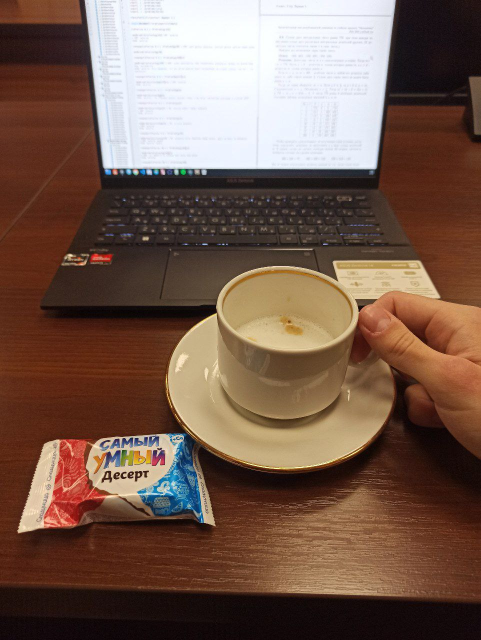
#> input picture app/photo_2025-03-30_16-28-23.jpg, 961 x 1280 px, given as the content of the folder input, which was not available (shown at 1/2 size)
$ python make_magazine_pack.py
#> lines starting #> are read from the running program, lines starting #| are printed output that depends on the picture; pictures that were not available may be replaced by others from this repository, and a replacement may not be noted
#> in process_images, source_image is the input picture: PIL image 961x1280 RGB; mean R, G, B 117.7, 91.8, 78.2
#!/usr/bin/env python3
from __future__ import annotations

import argparse
from pathlib import Path

from PIL import Image, ImageEnhance, ImageFilter, ImageOps


SUPPORTED_EXTENSIONS = {".jpg", ".jpeg", ".png", ".webp", ".tif", ".tiff"}


def discover_images(input_dir: Path) -> list[Path]:
    return sorted(
        path
        for path in input_dir.iterdir()
        if path.is_file() and path.suffix.lower() in SUPPORTED_EXTENSIONS
    )


def ensure_rgb(image: Image.Image) -> Image.Image:
    if image.mode == "RGB":
        return image
    if image.mode in {"RGBA", "LA"}:
        background = Image.new("RGB", image.size, (255, 255, 255))
        background.paste(image, mask=image.getchannel("A"))
        return background
    return image.convert("RGB")


def magazine_grade(image: Image.Image) -> Image.Image:
    image = ensure_rgb(image)

    # Gentle global treatment only: no retouching, no object changes.
    image = ImageOps.exif_transpose(image)
    image = ImageOps.autocontrast(image, cutoff=0.4)
    image = ImageEnhance.Color(image).enhance(1.03)
    image = ImageEnhance.Contrast(image).enhance(1.05)
    image = ImageEnhance.Brightness(image).enhance(1.02)
    image = ImageEnhance.Sharpness(image).enhance(1.06)

    # A tiny amount of clarity helps interiors read better in print.
    return image.filter(ImageFilter.UnsharpMask(radius=1.3, percent=50, threshold=3))


def fit_inside(size: tuple[int, int], frame: tuple[int, int]) -> tuple[int, int]:
    width, height = size
    max_width, max_height = frame
    scale = min(max_width / width, max_height / height)
    return max(1, int(width * scale)), max(1, int(height * scale))


def make_pdf_page(image: Image.Image, title: str) -> Image.Image:
#> called with title = 'photo_2025-03-30_16-28-23'
    portrait = image.height >= image.width
#> portrait = True
    page_size = (2480, 3508) if portrait else (3508, 2480)  # A4 at 300 DPI
#> page_size = (2480, 3508)
    margin = 180
    shadow_offset = 18

    page = Image.new("RGB", page_size, "#f5f1ea")
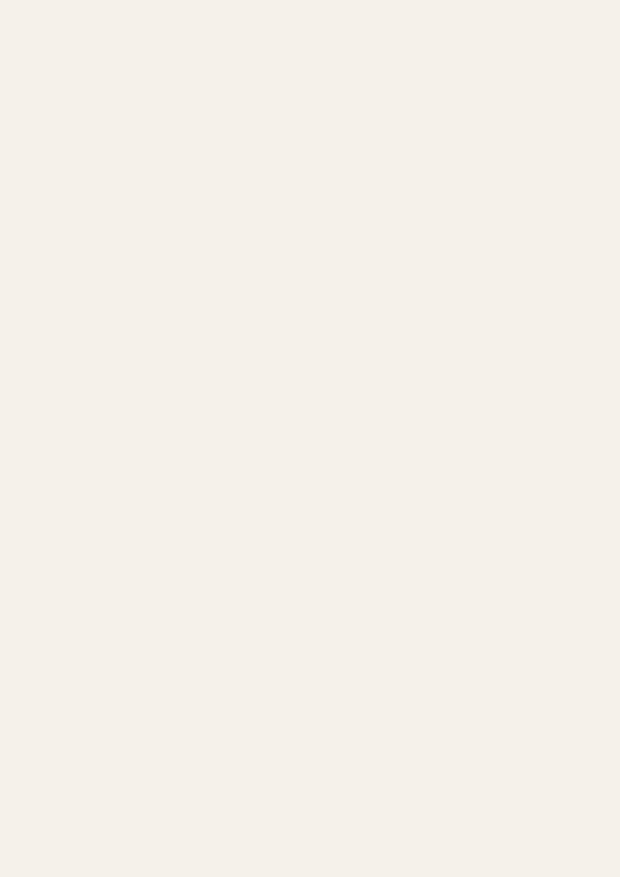
#> page: PIL image 2480x3508 RGB (shown at 1/4 size); mean R, G, B 245, 241, 234
    frame_size = (page_size[0] - margin * 2, page_size[1] - margin * 2)
#> frame_size = (2120, 3148)
    fitted_size = fit_inside(image.size, frame_size)
#> fitted_size = (2120, 2823)
    fitted = image.resize(fitted_size, Image.Resampling.LANCZOS)

    x = (page_size[0] - fitted.width) // 2
#> x = 180
    y = (page_size[1] - fitted.height) // 2
#> y = 342

    shadow = Image.new("RGBA", (fitted.width + shadow_offset * 2, fitted.height + shadow_offset * 2), (0, 0, 0, 0))
#> shadow: PIL image 2156x2859 RGBA; every value is 0
    shadow_box = Image.new("RGBA", (fitted.width, fitted.height), (0, 0, 0, 70))
    shadow.paste(shadow_box, (shadow_offset, shadow_offset))
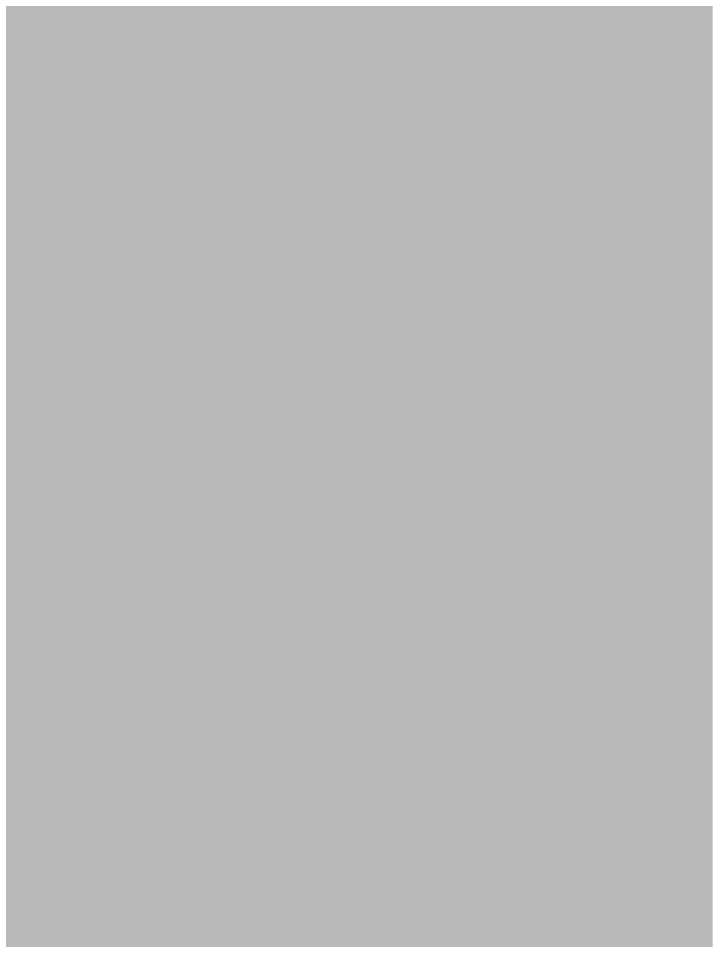
#> shadow: PIL image 2156x2859 RGBA (shown at 1/3 size); mean R, G, B, A 0, 0, 0, 68; transparent parts drawn white
    shadow = shadow.filter(ImageFilter.GaussianBlur(20))
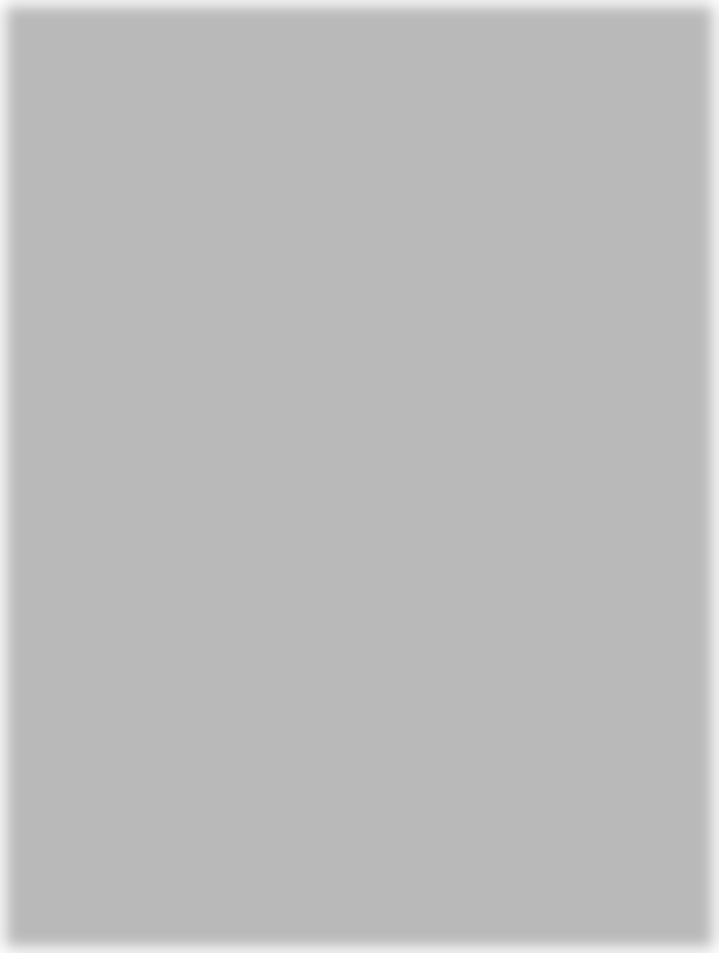
#> shadow: PIL image 2156x2859 RGBA (shown at 1/3 size); mean R, G, B, A 0, 0, 0, 67.8; transparent parts drawn white

    page_rgba = page.convert("RGBA")
    page_rgba.alpha_composite(shadow, (x - shadow_offset, y - shadow_offset))
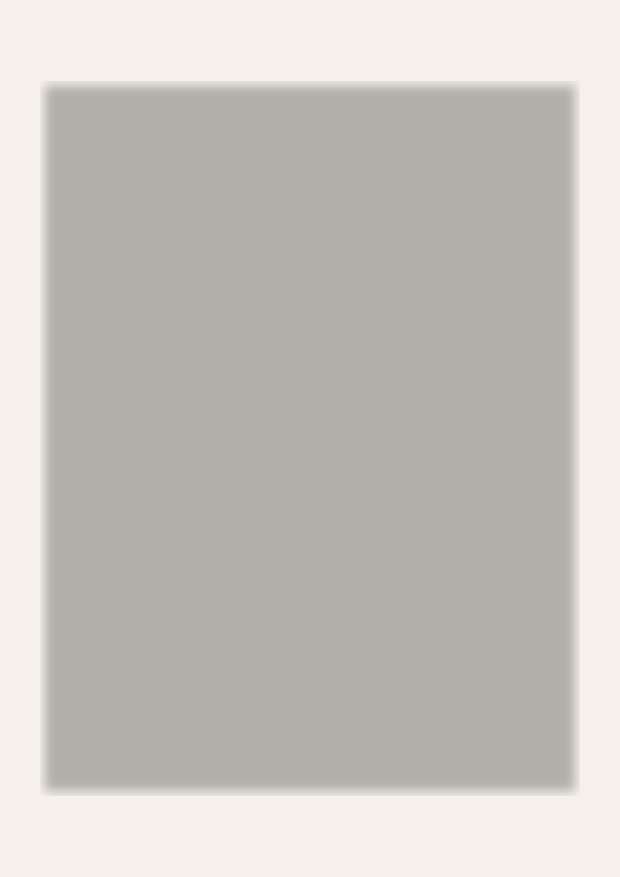
#> page_rgba: PIL image 2480x3508 RGBA (shown at 1/4 size); mean R, G, B, A 199, 195.7, 190.1, 255

    white_border = ImageOps.expand(fitted, border=18, fill="white")
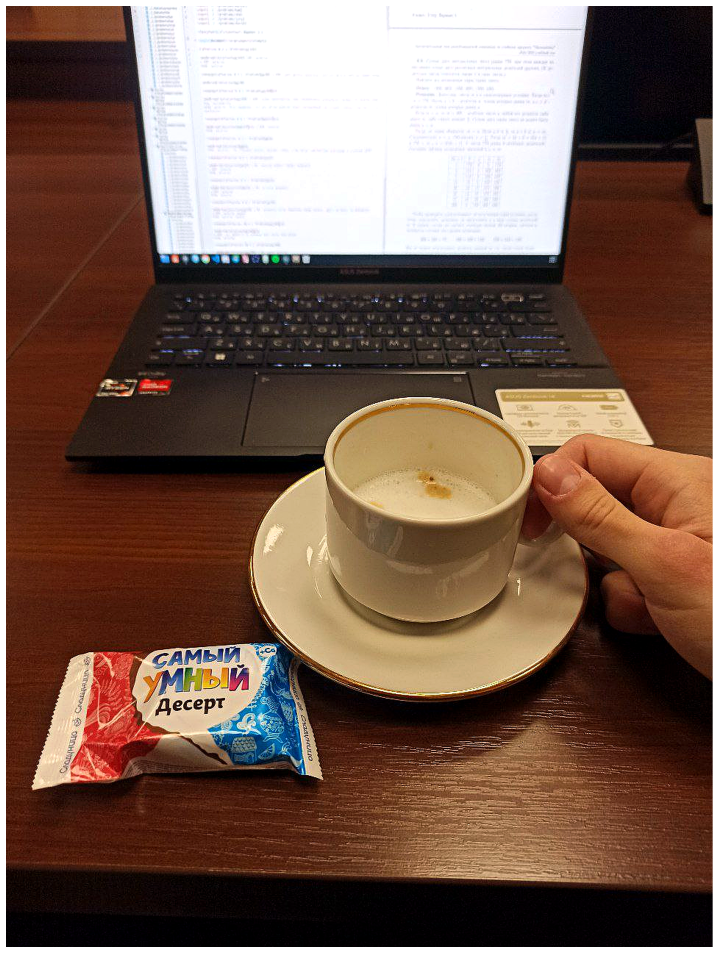
#> white_border: PIL image 2156x2859 RGB (shown at 1/3 size); mean R, G, B 118.7, 92.7, 79.2
    page_rgb = page_rgba.convert("RGB")
    page_rgb.paste(white_border, (x - 18, y - 18))
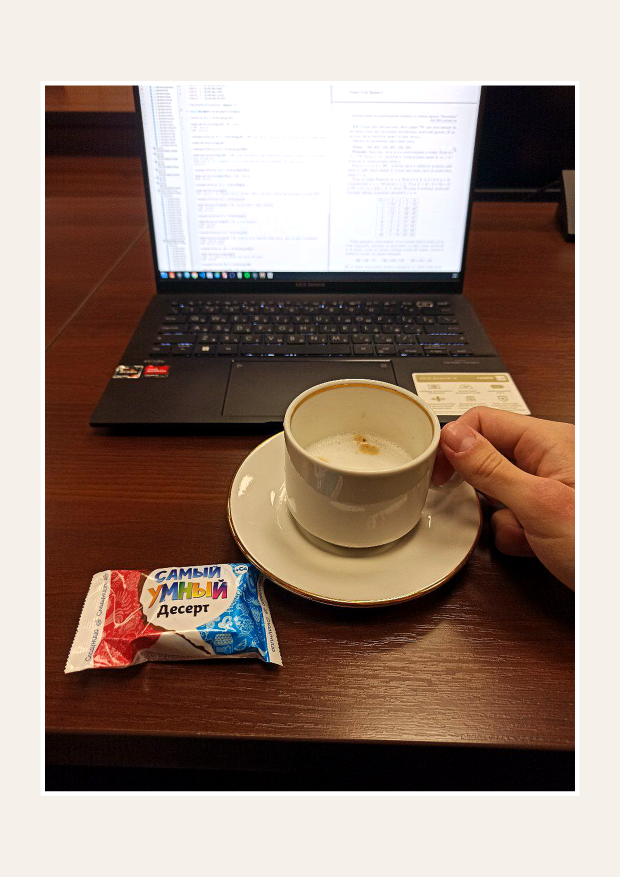
#> page_rgb: PIL image 2480x3508 RGB (shown at 1/4 size); mean R, G, B 155.5, 135.9, 124.3
    return page_rgb


def process_images(input_dir: Path, output_dir: Path, pdf_name: str) -> tuple[list[Path], Path]:
    images = discover_images(input_dir)
    if not images:
        raise FileNotFoundError(
            f"No images found in {input_dir}. Put JPG/PNG/WebP/TIFF files there and run again."
        )

    processed_dir = output_dir / "processed"
    processed_dir.mkdir(parents=True, exist_ok=True)

    processed_paths: list[Path] = []
    pdf_pages: list[Image.Image] = []

    for source_path in images:
        with Image.open(source_path) as source_image:
            graded = magazine_grade(source_image)

            output_path = processed_dir / f"{source_path.stem}_magazine.jpg"
            graded.save(output_path, "JPEG", quality=95, subsampling=0, optimize=True)
            processed_paths.append(output_path)

            pdf_pages.append(make_pdf_page(graded, source_path.stem))

    pdf_path = output_dir / pdf_name
    pdf_pages[0].save(
        pdf_path,
        "PDF",
        save_all=True,
        append_images=pdf_pages[1:],
        resolution=300.0,
    )
    return processed_paths, pdf_path


def build_parser() -> argparse.ArgumentParser:
    parser = argparse.ArgumentParser(
        description="Applies gentle magazine-style grading to interior photos and packs them into a PDF."
    )
    parser.add_argument(
        "--input-dir",
        default="input",
        type=Path,
        help="Folder with source images.",
    )
    parser.add_argument(
        "--output-dir",
        default="output",
        type=Path,
        help="Folder for processed images and the final PDF.",
    )
    parser.add_argument(
        "--pdf-name",
        default="interior_magazine_portfolio.pdf",
        help="Name of the final PDF file.",
    )
    return parser


def main() -> int:
    parser = build_parser()
    args = parser.parse_args()

    try:
        processed_paths, pdf_path = process_images(args.input_dir, args.output_dir, args.pdf_name)
    except FileNotFoundError as exc:
        parser.error(str(exc))
        return 2

    print(f"Processed {len(processed_paths)} image(s).")
    print(f"Images: {args.output_dir / 'processed'}")
    print(f"PDF: {pdf_path}")
    return 0


if __name__ == "__main__":
    raise SystemExit(main())
#> (the program exits here)
